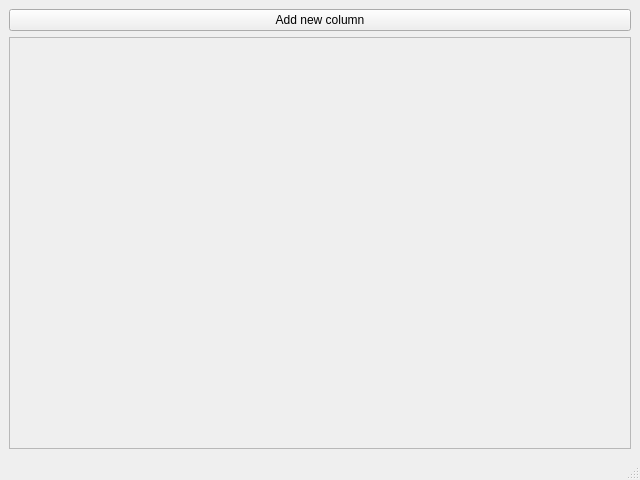
<?xml version="1.0" encoding="UTF-8"?>
<ui version="4.0">
 <class>MainWindow</class>
 <widget class="QMainWindow" name="MainWindow">
  <property name="geometry">
   <rect>
    <x>0</x>
    <y>0</y>
    <width>640</width>
    <height>480</height>
   </rect>
  </property>
  <property name="minimumSize">
   <size>
    <width>640</width>
    <height>480</height>
   </size>
  </property>
  <property name="maximumSize">
   <size>
    <width>10000</width>
    <height>10000</height>
   </size>
  </property>
  <property name="windowTitle">
   <string>MainWindow</string>
  </property>
  <widget class="QWidget" name="centralwidget">
   <layout class="QVBoxLayout" name="verticalLayout">
    <item>
     <widget class="QPushButton" name="pbAddNewColumn">
      <property name="text">
       <string>Add new column</string>
      </property>
     </widget>
    </item>
    <item>
     <widget class="QScrollArea" name="scrollArea">
      <property name="sizePolicy">
       <sizepolicy hsizetype="Expanding" vsizetype="Expanding">
        <horstretch>0</horstretch>
        <verstretch>0</verstretch>
       </sizepolicy>
      </property>
      <property name="widgetResizable">
       <bool>true</bool>
      </property>
      <property name="alignment">
       <set>Qt::AlignLeading|Qt::AlignLeft|Qt::AlignTop</set>
      </property>
      <widget class="QWidget" name="scrollAreaWidgetContents">
       <property name="geometry">
        <rect>
         <x>0</x>
         <y>0</y>
         <width>620</width>
         <height>391</height>
        </rect>
       </property>
       <layout class="QHBoxLayout" name="scrollAreaHLayout"/>
      </widget>
     </widget>
    </item>
   </layout>
  </widget>
  <widget class="QMenuBar" name="menubar">
   <property name="geometry">
    <rect>
     <x>0</x>
     <y>0</y>
     <width>640</width>
     <height>20</height>
    </rect>
   </property>
  </widget>
  <widget class="QStatusBar" name="statusbar"/>
 </widget>
 <resources/>
 <connections/>
</ui>
